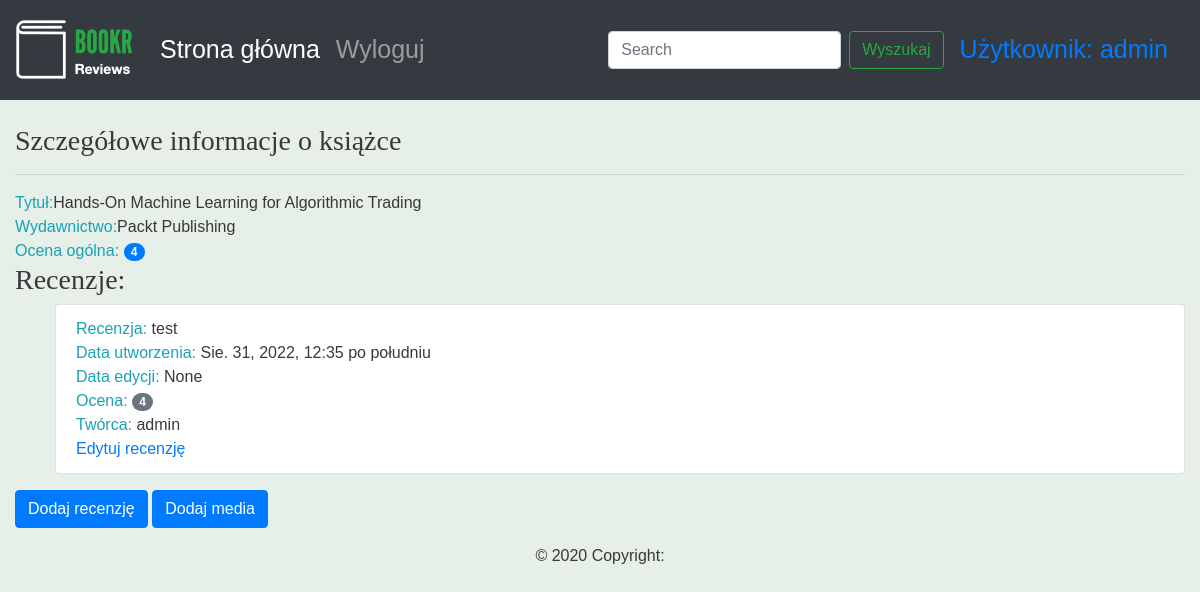
The page /book/2/ (signed in) on the database its author committed.
### reviews/models.py (models this page shows, shortened)
class Book(models.Model):
    """Opublikowana książka."""
    title = models.CharField(max_length=70,
                             help_text="Tytuł książki.")
    publication_date = models.DateField(
        verbose_name="Data publikacji książki.")
    isbn = models.CharField(max_length=20,
                            verbose_name="Numer ISBN książki.")
    publisher = models.ForeignKey(Publisher, on_delete=models.CASCADE)
    contributors = models.ManyToManyField("Contributor", through="BookContributor")
    cover = models.ImageField(null=True, blank=True, upload_to="book_covers/")
    sample = models.FileField(null=True, blank=True, upload_to="book_samples/")

class Publisher(models.Model):
    name = models.CharField(max_length=50, help_text="Nazwa wydawnictwa")
    website = models.URLField(help_text="Witryna www")
    email = models.EmailField(help_text="Adres email")
    def __str__(self):
        return self.name

class Review(models.Model):
    content = models.TextField(help_text="Tekst recenzji.")
    rating = models.IntegerField(help_text="Ocena użytkownika.")
    date_created = models.DateTimeField(auto_now_add=True,
                                        help_text="Data i czas utworzenia recenzji.")
    date_edited = models.DateTimeField(null=True,
                                       help_text="Data i czas ostatniej edycji recenzji.")
    creator = models.ForeignKey(auth.get_user_model(), on_delete=models.CASCADE)
    book = models.ForeignKey(Book, on_delete=models.CASCADE,
                             help_text="Recenzowana książka.")

### reviews/views.py (the view)
# urls.py: path('book/<int:pk>/', views.book_detail, name="book_detail"),
def book_detail(request, pk):
    book = get_object_or_404(Book, pk=pk)
    reviews = book.review_set.all()
    if reviews:
        book_rating = average_rating([review.rating for review in reviews])
        context = {'book': book,
                   'book_rating': book_rating,
                   'reviews': reviews}
    else:
        context = {'book': book,
                   'book_rating': None,
                   'reviews': None}
    return render(request, "reviews/book_detail.html", context)

### reviews/utils.py (called while the page is built)
def average_rating(rating_list):
    if not rating_list:
        return 0
    return round(sum(rating_list) / len(rating_list))

### reviews/templates/reviews/book_detail.html (shortened to what this page needs)
{% extends 'base.html' %}
{% block content %}
<br>
<h3>Szczegółowe informacje o książce</h3>
<hr>
<span class="text-info">Tytuł:</span><span>{{ book.title }}</span>
<br>
<span class="text-info">Wydawnictwo:</span><span>{{ book.publisher }}</span>
<br>
{% if not reviews %}
<hr>
{% if user.is_authenticated %}
<h3>Napisz pierwszą recenzję.</h3>
{% endif %}
{% else %}
<span class="text-info">Ocena ogólna: </span><span class="badge badge-primary badge-pill">{{ book_rating }}</span>
<br>
<h3>Recenzje:</h3>
<ul>
    {% for review in reviews %}
    <li class="list-group-item">
                        <span class="text-info">Recenzja: </span> <span>{{ review.content }}</span>
                        <br>
                        <span class="text-info">Data utworzenia: </span><span>{{ review.date_created }}</span>
                        <br>
                        <span class="text-info">Data edycji: </span><span>{{ review.date_edited }}</span>
                        <br>
                        <span class="text-info">Ocena: </span><span class="badge badge-secondary badge-pill">{{ review.rating }}</span>
                        <br>
                        <span class="text-info">Twórca: </span><span>{{ review.creator.username }}</span>
                        <br>
                        {% if user.is_staff or user.id == review.creator.id %}
                        <a href="{% url 'review_edit' book.pk review.pk %}">Edytuj recenzję</a>
                        {% endif %}
                  </li>
    {% endfor %}
</ul>
{% endif %}
{% if user.is_authenticated %}
 <a class="btn btn-primary" href="{% url 'review_create' book.pk %}">Dodaj recenzję</a>
 <a class="btn btn-primary" href="{% url 'book_media' book.pk %}">Dodaj media</a>
{% endif %}
{% endblock %}

### templates/base.html (shortened to what this page needs)
<!DOCTYPE html>
{% load static %}
<html lang="en">
<head>
    <link rel="stylesheet" href="https://cdn.jsdelivr.net/npm/bootstrap@4.4.1/dist/css/bootstrap.min.css">
    <link rel="stylesheet" href="https://cdnjs.cloudflare.com/ajax/libs/font-awesome/4.7.0/css/font-awesome.min.css">
    <link rel="stylesheet" href="{% static 'css/blog.css' %}">
</head>
<body>
<nav class="navbar navbar-expand-sm navbar-dark bg-dark sticky-top">
    <a class="navbar-brand" href="/">{% block brand %}<img src="{% static 'reviews/logo.png' %}">{% endblock %}</a>
        <div class="collapse navbar-collapse" id="navbarSupportedContent">
            <ul class="navbar-nav mr-auto">
                <li class="nav-item active">
                    <a class="nav-link" href="/books/">Strona główna <span class="sr-only">(current)</span></a>
                </li>
                <li class="nav-item">
                <a class="nav-link" href="#">Wyloguj</a>
                </li>
            </ul>
             <form action="{% url 'book_search' %}" class="form-inline my-2 my-lg-0">
              <input class="form-control mr-sm-2" type="search" placeholder="Search" aria-label="Search" value="{{ search_text }}">
              <button class="btn btn-outline-success my-2 my-sm-0" type="submit">Wyszukaj</button>
            </form>
            {% if user.is_authenticated %}
            <a class="nav-link" href="profile">Użytkownik: {{ user.username }}</a>
            {% endif %}
          </div>
</nav>
<div class="container-fluid">
{% block content %}{% endblock %}
</div>
<footer class="page-footer font-small blue">
    <div class="footer-copyright text-center py-3">© 2020 Copyright:</div>
</footer>
</body>
</html>

### reviews/static/css/blog.css (style rules this page uses)
.navbar { min-height: 100px; font-size: 25px; }
.navbar-brand { font-size: 25px; }
.navbar-brand > img { height: 60px; }
body { font-family: 'Source Sans Pro', sans-serif; background-color: #e6efe8; color: #393939; }
h1, h2, h3, h4, h5, h6 { font-family: 'Libre Baskerville', serif; }

### rows shown on the page
Book: title "Hands-On Machine Learning for Algorithmic Trading", publisher "Packt Publishing"
Review: content "test", date_created "Sie. 31, 2022, 12:35 po południu", date_edited "None", rating "4", creator.username "admin"

### other values the page prints
{{ user.username }} "admin"
{{ book_rating }} "4"
